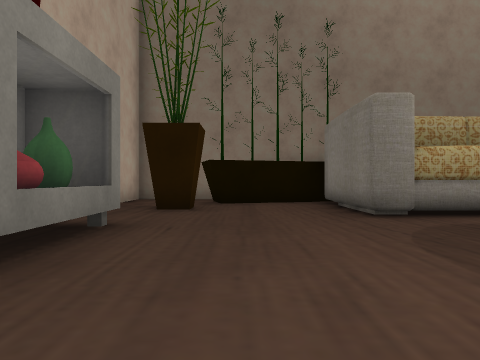
view 1 (above)

24 first-person views from a walk through a Unity game level. The camera is 0.59 m above the floor, looks level and sees 70° across. The floor is counted in squares, 1 m on a side. Each view is taken from the middle of a square. On the plan, view 1 faces up. The plan holds only what a view shows up to about 10 squares ahead; the rest is blank. The place goes on beyond the plan. The player character is not drawn. Door leaves are left out, so doorways stand open. Some surface patterns are stand-ins.

view 2
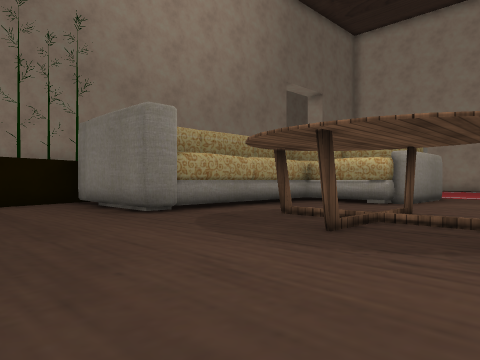

view 3
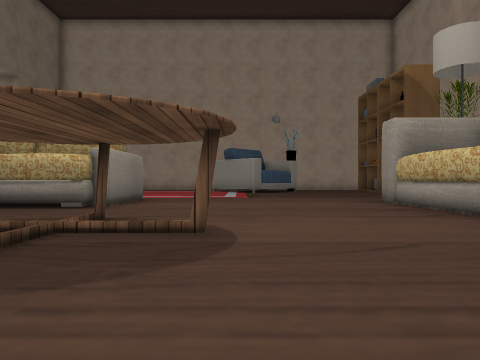

view 4
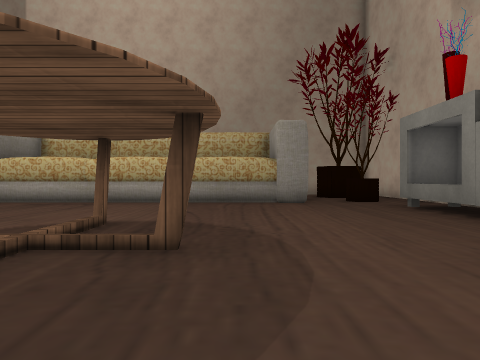

view 5
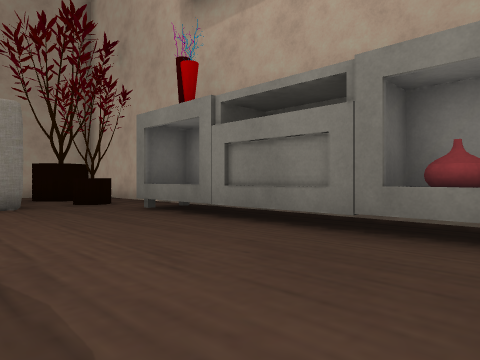

view 6
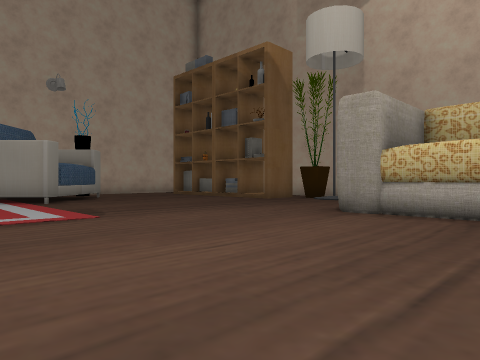

view 7
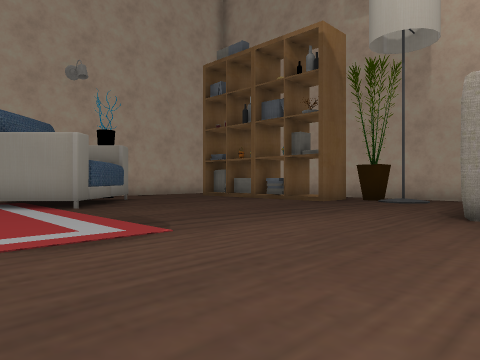

view 8
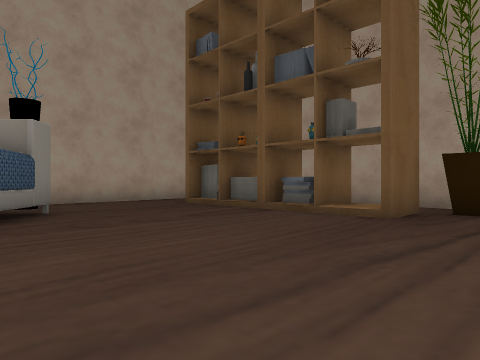

view 9
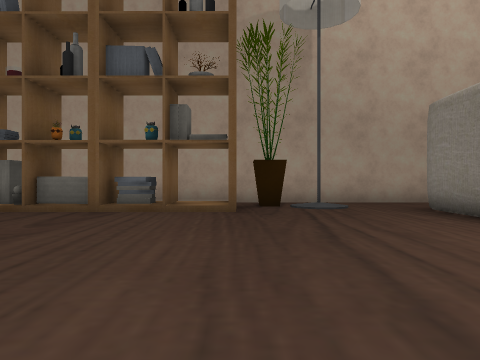

view 10
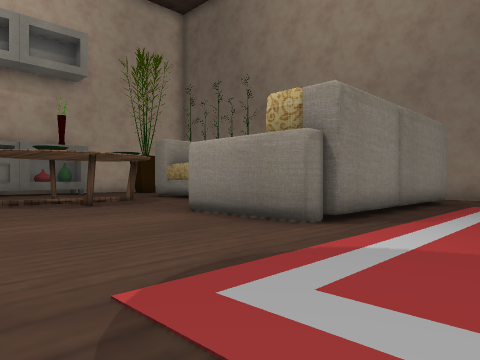

view 11
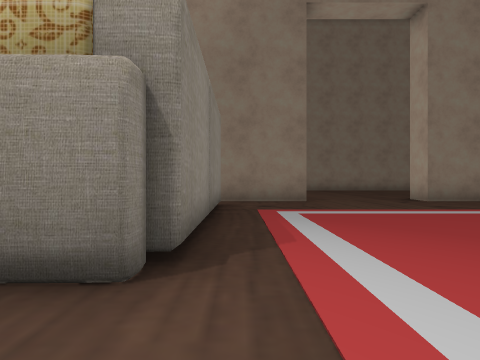

view 12
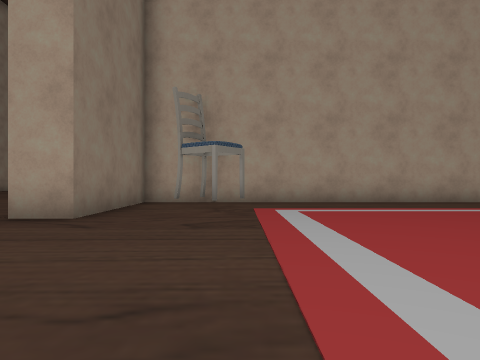

view 13
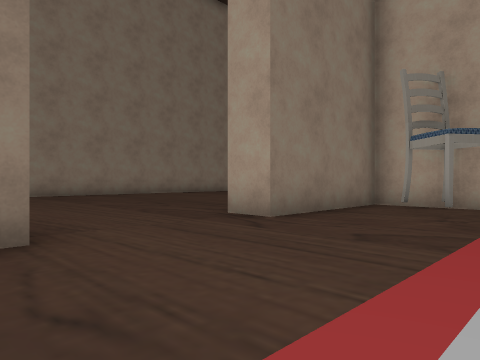

view 14
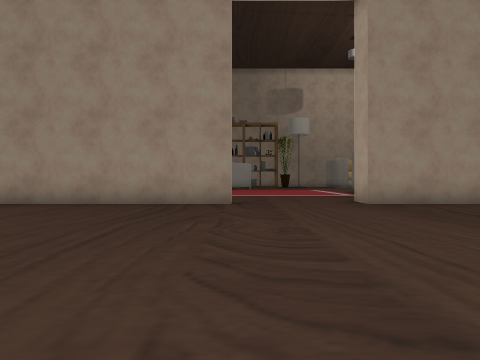

view 15
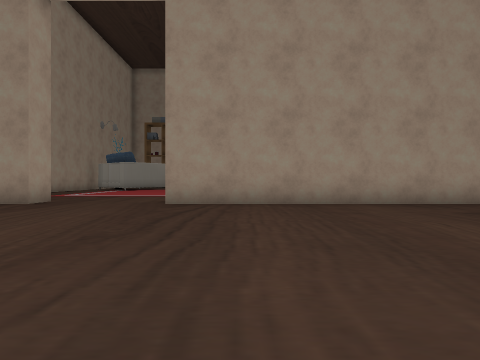

view 16
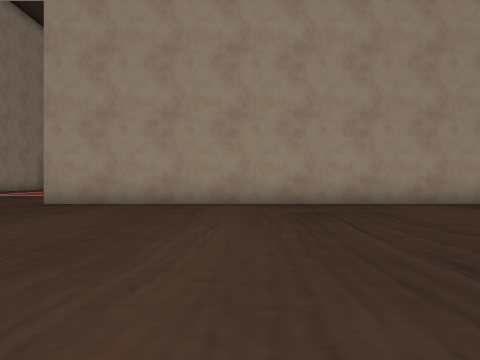

view 17
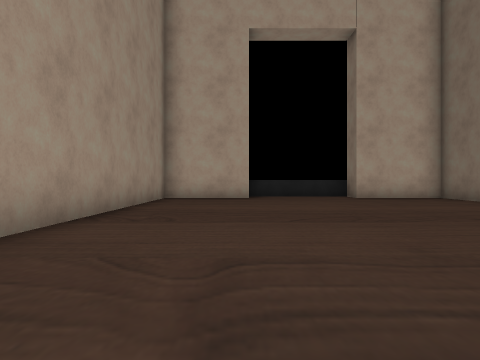

view 18
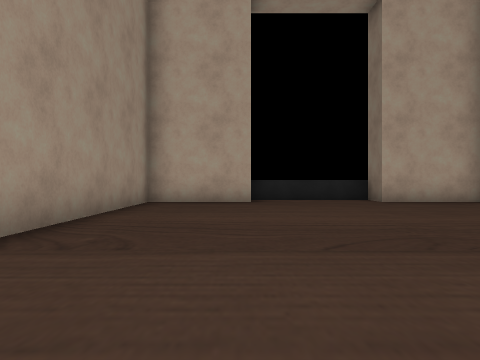

view 19
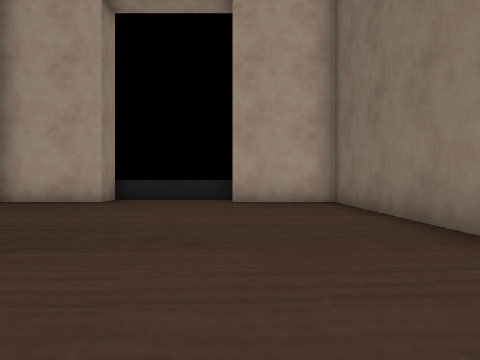

view 20
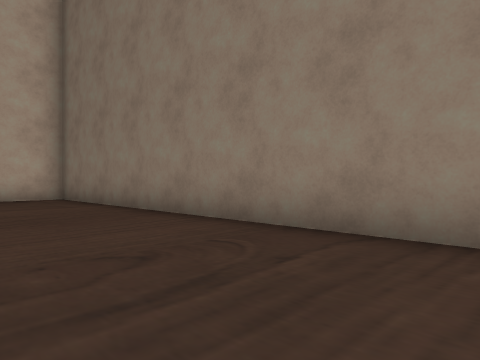

view 21
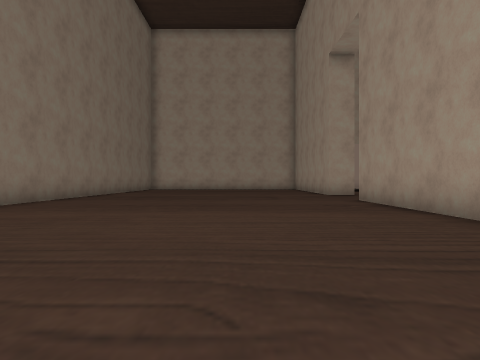

view 22
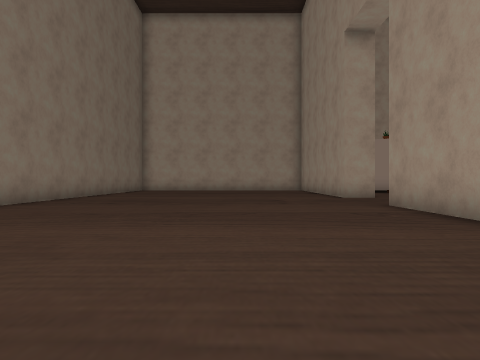

view 23
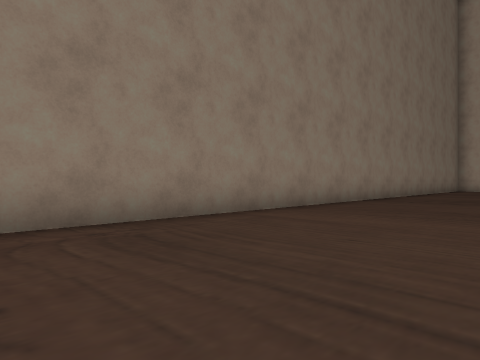

view 24
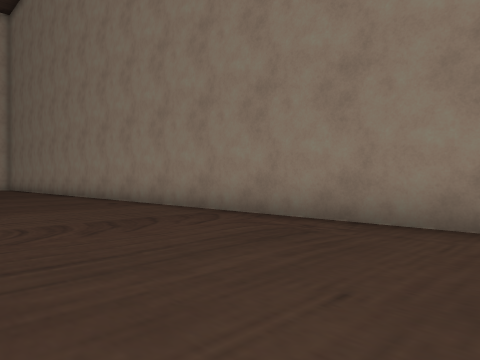

### Floor plan
Key: @ floor where view 1 was taken; # wall or solid block; . floor; ^ raised ledge; P pot; A vase; T table; R tree; C chair; B books; O other object.
Columns run from 4 left of view 1 to 27 right of it. Each row starts with its distance up from view 1.
 21  ###########  ##################
 20  #........... ..................
 19  #..............................
 18 ##..............................
 17 ^...............................
 16 ^...............................
 15 ^...............................
 14 ##..............................
 13  #..............................
 12  #..............................
 11  ################....######## ..
 10  #.. PPP      ..........#
  9  #.PPP#       #........C#
  8   ....#       #........C#
  7   OO..#       #..     ..#
  6   ....######  #.      ..#
  5  #.........#  #.      ..#
  4  #A.....T..## #.      ..#
  3  #A.........###.      ..#
  2  ##......T......       .#
  1   #.............
  0   #.@...T...........CCC
 -1   O.................C CC
 -2  #O..................CC
 -3  #O...................CA
 -4   RR##########..........#
 -5   RR         #..........#
 -6   RR         #..........#
 -7   RR         #.O.. BBPB.
 -8              ...O.
 -9             ###########

Positions as (right, up) in squares from view 1, and headings:
1: (0, 0), facing up
2: (-1, 0), facing up-right
3: (0, 0), facing right
4: (2, 5), facing down
5: (2, 4), facing down-left
6: (6, 2), facing down-right
7: (8, 2), facing down-right
8: (11, -1), facing down-right
9: (13, 0), facing down
10: (13, -1), facing up-left
11: (11, 1), facing up
12: (11, 8), facing right
13: (12, 7), facing up-right
14: (16, 20), facing down
15: (11, 20), facing down
16: (8, 20), facing down
17: (8, 14), facing left
18: (6, 14), facing left
19: (6, 18), facing left
20: (8, 17), facing up-left
21: (15, 15), facing right
22: (17, 15), facing right
23: (16, 16), facing up-right
24: (20, 16), facing up-left
